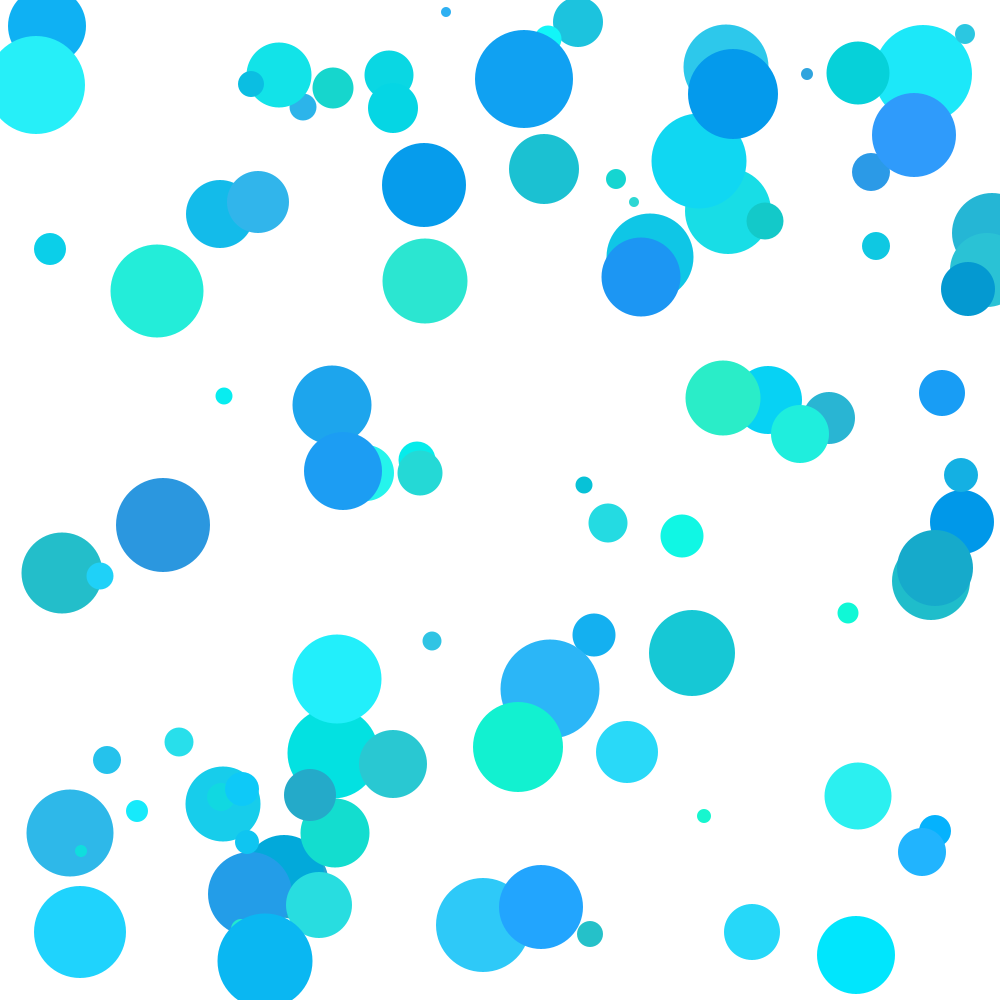
Frame 1 (no input)
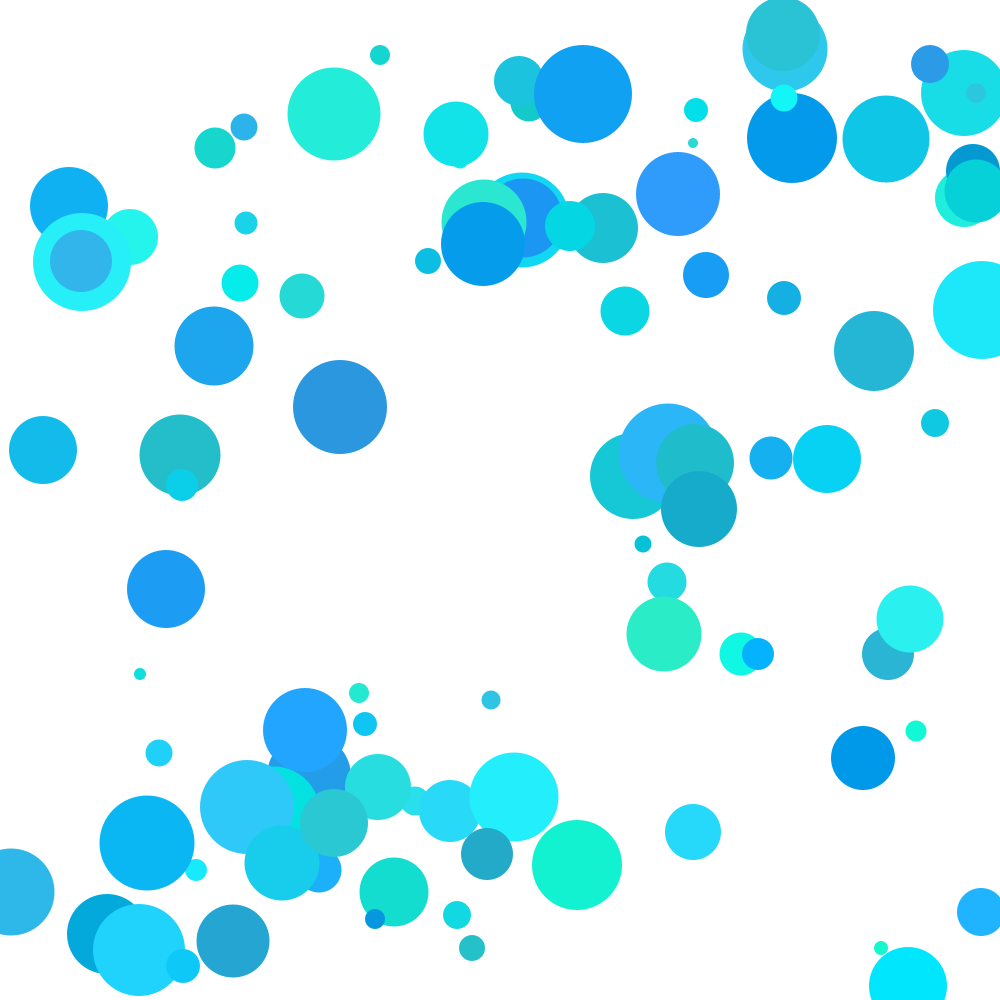
Frame 60 (the mouse pressed at the canvas centre just before this capture)
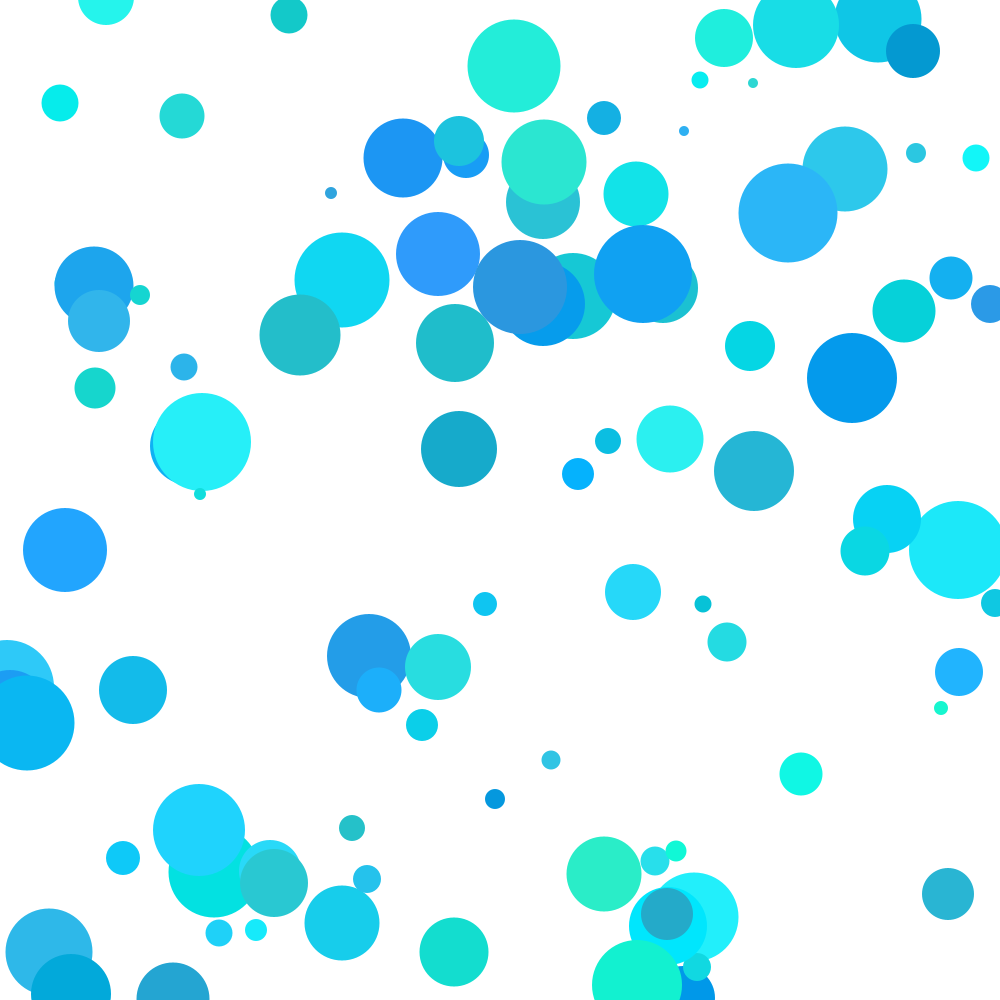
Frame 120 (the mouse held since frame 60 and released just before this capture)

The Processing sketch that drew these frames (run headless with seeded random() and noise(); from frame 60 on, the mouse is pressed at the canvas centre):

// Processing sketch: Arrays_Application
// ── Arrays_Application.pde
int numE = 100;
int[] eSize = new int[numE];
int[] eSpeedX = new int[numE];
int[] eSpeedY = new int[numE];
int[] ePosX = new int[numE];
int[] ePosY = new int[numE];
int[] baseColor = new int[numE];

void setup(){
  
 size(1000,1000); 
 
 for(int i = 0; i<numE; i++){
  ePosX[i] = int(random(0, width));
  ePosY[i] = int(random(0, height));
  
  eSpeedX[i] = int(random(-5,5));
  eSpeedY[i] = int(random(-5,5));
  
  eSize[i] =int(random(10,100));
  
  baseColor[i] = color(int(random(0, 50)), int(random(150, 255)), int(random(200, 255)));
 }
}

void draw(){
  background(255);
  
  for(int i = 0; i<numE; i++){
   ePosX[i] = ePosX[i] + eSpeedX[i];
   ePosY[i] = ePosY[i] + eSpeedY[i];
   
   if(eSpeedX[i] == 0){
     eSpeedX[i]=1;
   }
   
   if(eSpeedY[i] == 0){
     eSpeedY[i]=1;
   }
   
   if(ePosX[i] <= 0 || ePosX[i]>=width){
     eSpeedX[i] = eSpeedX[i]*-1;
   }
    
   if(ePosY[i] <= 0 || ePosY[i]>=width){
     eSpeedY[i] = eSpeedY[i]*-1;
   }
   

 }
 
 
  
  
   for(int i = 0; i<numE; i++){
   noStroke();
   fill(baseColor[i]);
   ellipse(ePosX[i], ePosY[i], eSize[i], eSize[i]);
   }
}  

void mousePressed(){
   for(int i = 0; i<numE; i++){
      if(dist(ePosX[i], ePosY[i], mouseX, mouseY)<eSize[i]){
         baseColor[i] = color(int(random(200, 255)), int(random(150, 155)), int(random(150, 255)));
   }
  
}
}
